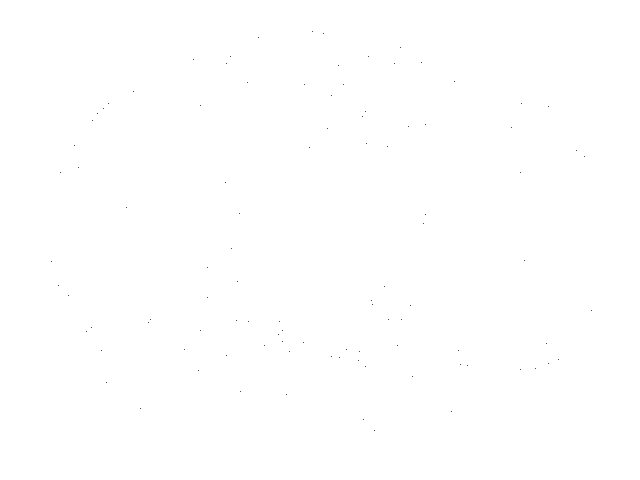
Frame 1 (no input)
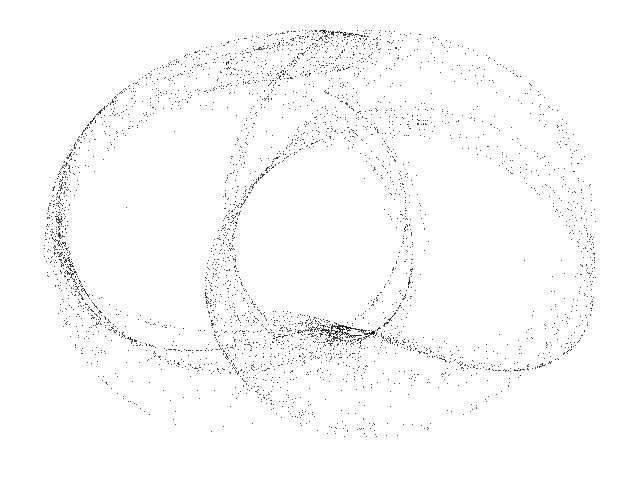
Frame 60 (the mouse pressed at the canvas centre just before this capture)
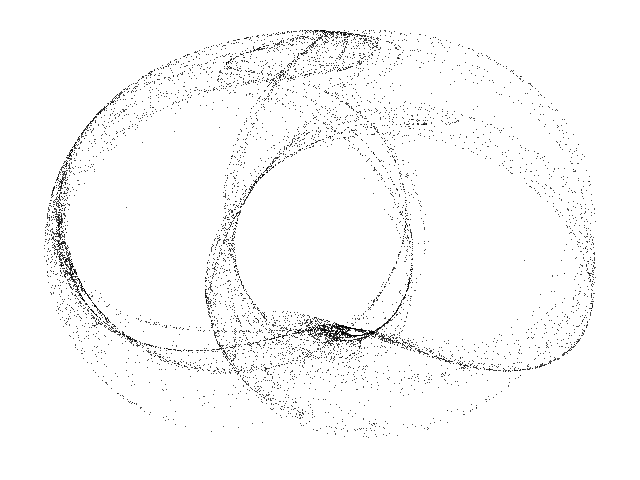
Frame 120 (the mouse held since frame 60 and released just before this capture)

The Processing sketch that drew these frames (run headless with seeded random() and noise(); from frame 60 on, the mouse is pressed at the canvas centre):

// Processing sketch: Clifford_E
// ── Clifford_E.pde
// Clifford E chaotic map //

  float x = 0.1;
  float y = 0.1;
  float a = -1.7;
  float b = 1.8;
  float c = -1.9;
  float d = -0.4;


void setup() {
  
  size(640,480);
  background(255);
  
}


void draw() {
  
  for (int i=0; i<100; i++) {
    
    float nx = x;
    float ny = y;
     
    x = sin(a * ny) + c * cos(a * nx);
    y = sin(b * nx) + d * cos(b * ny);

    point(320 + (95 * x), 240 + (150 * y));
        
  }

}
